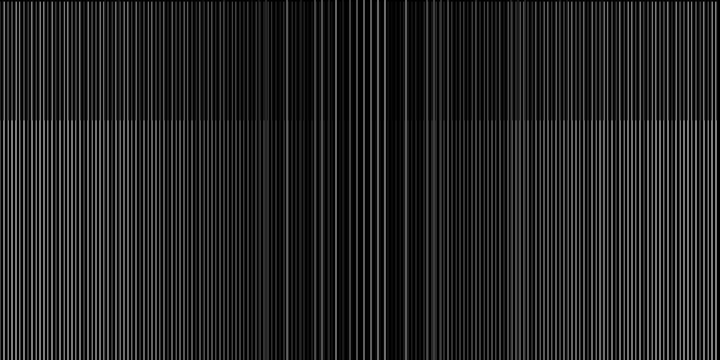
Frame 1 (no input)
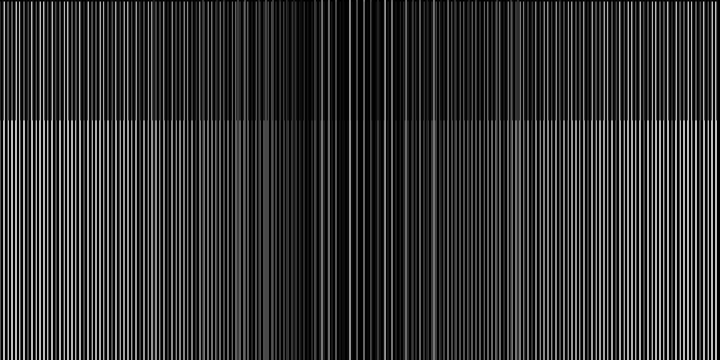
Frame 2 (the mouse pressed at the canvas centre, redrawn once)

The p5.js sketch that drew these frames (run headless with seeded random() and noise() and a simulated clock; the mouse was pressed at the canvas centre and the sketch redrawn once):

// p5.js sketch
// ── sketch.js
let coswave = [];

function setup() {
  createCanvas(720, 360);
  for (let i = 0; i < width; i++) {
    let amount = map(i, 0, width, 0, PI);
    coswave[i] = abs(cos(amount));
  }
  background(0);
  noLoop();
}

function draw() {
  let y1 = 0;
  let y2 = height / 3;
  for (let i = 0; i < width; i += 4) {
    stroke(coswave[i] * 255);
    line(i, y1+2, i, y2*4);
  }

  y1 = y2;
  y2 = y1 - y1;
  for (let i = 0; i < width; i += 3) {
    stroke((coswave[i] * 86) /6);
    line(i, y1, i, y2);
  }

  y1 = y2;
  y2 = height;
  for (let i = 0; i < width; i += 7) {
    stroke((random(255),random(255),random(255)) - coswave[i] * 255);
    line(i, y1, i, y2);
  }
}

// source: https://p5js.org/examples/arrays-array.html
// ── index1.html
<!-- boilerplate p5 example -->
<!DOCTYPE html>

<html>

<head>
	<title> p5 sketch </title>
	<script src="https://cdnjs.cloudflare.com/ajax/libs/p5.js/0.8.0/p5.min.js"></script>
	<script src="https://cdnjs.cloudflare.com/ajax/libs/p5.js/0.8.0/addons/p5.dom.min.js"></script> 
	<link rel="stylesheet" type="text/css" href="style.css"> 
	<script src="sketch.js"></script>

</head>

<body>
	<h1> Week 5, Day 1 </h1>
	<div id="sketch-holder"></div>
</body>
<footer>
	<a href="../../index.html"> back to home </a>
</footer>



</html>
